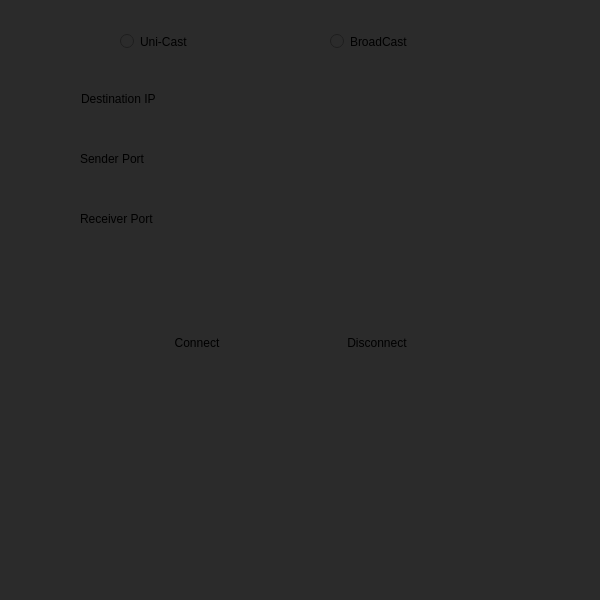
<?xml version="1.0" encoding="UTF-8"?>
<ui version="4.0">
 <class>UDPSetting</class>
 <widget class="QFrame" name="UDPSetting">
  <property name="geometry">
   <rect>
    <x>0</x>
    <y>0</y>
    <width>600</width>
    <height>600</height>
   </rect>
  </property>
  <property name="windowTitle">
   <string>Frame</string>
  </property>
  <property name="styleSheet">
   <string notr="true">    background-color: #2b2b2b;
    border-radius: 5px;
</string>
  </property>
  <widget class="QLineEdit" name="Sender_line">
   <property name="geometry">
    <rect>
     <x>292</x>
     <y>140</y>
     <width>140</width>
     <height>26</height>
    </rect>
   </property>
  </widget>
  <widget class="QLineEdit" name="Receiver_line">
   <property name="geometry">
    <rect>
     <x>290</x>
     <y>210</y>
     <width>140</width>
     <height>26</height>
    </rect>
   </property>
  </widget>
  <widget class="QLabel" name="label">
   <property name="geometry">
    <rect>
     <x>80</x>
     <y>150</y>
     <width>100</width>
     <height>18</height>
    </rect>
   </property>
   <property name="text">
    <string>Sender Port</string>
   </property>
  </widget>
  <widget class="QLabel" name="label_2">
   <property name="geometry">
    <rect>
     <x>80</x>
     <y>210</y>
     <width>110</width>
     <height>18</height>
    </rect>
   </property>
   <property name="text">
    <string>Receiver Port</string>
   </property>
  </widget>
  <widget class="QPushButton" name="UDP_start">
   <property name="geometry">
    <rect>
     <x>150</x>
     <y>330</y>
     <width>94</width>
     <height>26</height>
    </rect>
   </property>
   <property name="text">
    <string>Connect</string>
   </property>
  </widget>
  <widget class="QPushButton" name="UDP_stop">
   <property name="geometry">
    <rect>
     <x>330</x>
     <y>330</y>
     <width>94</width>
     <height>26</height>
    </rect>
   </property>
   <property name="text">
    <string>Disconnect</string>
   </property>
  </widget>
  <widget class="QRadioButton" name="unicast">
   <property name="geometry">
    <rect>
     <x>120</x>
     <y>30</y>
     <width>110</width>
     <height>23</height>
    </rect>
   </property>
   <property name="text">
    <string>Uni-Cast</string>
   </property>
  </widget>
  <widget class="QRadioButton" name="broadcast">
   <property name="geometry">
    <rect>
     <x>330</x>
     <y>30</y>
     <width>110</width>
     <height>23</height>
    </rect>
   </property>
   <property name="text">
    <string>BroadCast</string>
   </property>
  </widget>
  <widget class="QLabel" name="label_3">
   <property name="geometry">
    <rect>
     <x>81</x>
     <y>90</y>
     <width>100</width>
     <height>18</height>
    </rect>
   </property>
   <property name="text">
    <string>Destination IP</string>
   </property>
  </widget>
  <widget class="QLineEdit" name="udp_ip">
   <property name="geometry">
    <rect>
     <x>293</x>
     <y>80</y>
     <width>140</width>
     <height>26</height>
    </rect>
   </property>
  </widget>
 </widget>
 <resources/>
 <connections/>
</ui>
